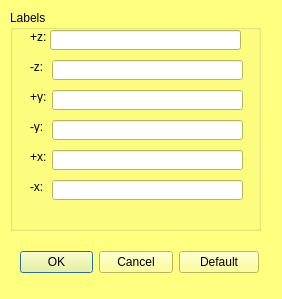
<?xml version="1.0" encoding="UTF-8"?>
<ui version="4.0">
 <class>mqOrientationLabelsDialog</class>
 <widget class="QDialog" name="mqOrientationLabelsDialog">
  <property name="geometry">
   <rect>
    <x>0</x>
    <y>0</y>
    <width>282</width>
    <height>299</height>
   </rect>
  </property>
  <property name="palette">
   <palette>
    <active>
     <colorrole role="WindowText">
      <brush brushstyle="SolidPattern">
       <color alpha="255">
        <red>0</red>
        <green>0</green>
        <blue>0</blue>
       </color>
      </brush>
     </colorrole>
     <colorrole role="Button">
      <brush brushstyle="SolidPattern">
       <color alpha="255">
        <red>255</red>
        <green>255</green>
        <blue>127</blue>
       </color>
      </brush>
     </colorrole>
     <colorrole role="Light">
      <brush brushstyle="SolidPattern">
       <color alpha="255">
        <red>255</red>
        <green>255</green>
        <blue>255</blue>
       </color>
      </brush>
     </colorrole>
     <colorrole role="Midlight">
      <brush brushstyle="SolidPattern">
       <color alpha="255">
        <red>255</red>
        <green>255</green>
        <blue>191</blue>
       </color>
      </brush>
     </colorrole>
     <colorrole role="Dark">
      <brush brushstyle="SolidPattern">
       <color alpha="255">
        <red>127</red>
        <green>127</green>
        <blue>63</blue>
       </color>
      </brush>
     </colorrole>
     <colorrole role="Mid">
      <brush brushstyle="SolidPattern">
       <color alpha="255">
        <red>170</red>
        <green>170</green>
        <blue>84</blue>
       </color>
      </brush>
     </colorrole>
     <colorrole role="Text">
      <brush brushstyle="SolidPattern">
       <color alpha="255">
        <red>0</red>
        <green>0</green>
        <blue>0</blue>
       </color>
      </brush>
     </colorrole>
     <colorrole role="BrightText">
      <brush brushstyle="SolidPattern">
       <color alpha="255">
        <red>255</red>
        <green>255</green>
        <blue>255</blue>
       </color>
      </brush>
     </colorrole>
     <colorrole role="ButtonText">
      <brush brushstyle="SolidPattern">
       <color alpha="255">
        <red>0</red>
        <green>0</green>
        <blue>0</blue>
       </color>
      </brush>
     </colorrole>
     <colorrole role="Base">
      <brush brushstyle="SolidPattern">
       <color alpha="255">
        <red>255</red>
        <green>255</green>
        <blue>255</blue>
       </color>
      </brush>
     </colorrole>
     <colorrole role="Window">
      <brush brushstyle="SolidPattern">
       <color alpha="255">
        <red>255</red>
        <green>255</green>
        <blue>127</blue>
       </color>
      </brush>
     </colorrole>
     <colorrole role="Shadow">
      <brush brushstyle="SolidPattern">
       <color alpha="255">
        <red>0</red>
        <green>0</green>
        <blue>0</blue>
       </color>
      </brush>
     </colorrole>
     <colorrole role="AlternateBase">
      <brush brushstyle="SolidPattern">
       <color alpha="255">
        <red>255</red>
        <green>255</green>
        <blue>191</blue>
       </color>
      </brush>
     </colorrole>
     <colorrole role="ToolTipBase">
      <brush brushstyle="SolidPattern">
       <color alpha="255">
        <red>255</red>
        <green>255</green>
        <blue>220</blue>
       </color>
      </brush>
     </colorrole>
     <colorrole role="ToolTipText">
      <brush brushstyle="SolidPattern">
       <color alpha="255">
        <red>0</red>
        <green>0</green>
        <blue>0</blue>
       </color>
      </brush>
     </colorrole>
    </active>
    <inactive>
     <colorrole role="WindowText">
      <brush brushstyle="SolidPattern">
       <color alpha="255">
        <red>0</red>
        <green>0</green>
        <blue>0</blue>
       </color>
      </brush>
     </colorrole>
     <colorrole role="Button">
      <brush brushstyle="SolidPattern">
       <color alpha="255">
        <red>255</red>
        <green>255</green>
        <blue>127</blue>
       </color>
      </brush>
     </colorrole>
     <colorrole role="Light">
      <brush brushstyle="SolidPattern">
       <color alpha="255">
        <red>255</red>
        <green>255</green>
        <blue>255</blue>
       </color>
      </brush>
     </colorrole>
     <colorrole role="Midlight">
      <brush brushstyle="SolidPattern">
       <color alpha="255">
        <red>255</red>
        <green>255</green>
        <blue>191</blue>
       </color>
      </brush>
     </colorrole>
     <colorrole role="Dark">
      <brush brushstyle="SolidPattern">
       <color alpha="255">
        <red>127</red>
        <green>127</green>
        <blue>63</blue>
       </color>
      </brush>
     </colorrole>
     <colorrole role="Mid">
      <brush brushstyle="SolidPattern">
       <color alpha="255">
        <red>170</red>
        <green>170</green>
        <blue>84</blue>
       </color>
      </brush>
     </colorrole>
     <colorrole role="Text">
      <brush brushstyle="SolidPattern">
       <color alpha="255">
        <red>0</red>
        <green>0</green>
        <blue>0</blue>
       </color>
      </brush>
     </colorrole>
     <colorrole role="BrightText">
      <brush brushstyle="SolidPattern">
       <color alpha="255">
        <red>255</red>
        <green>255</green>
        <blue>255</blue>
       </color>
      </brush>
     </colorrole>
     <colorrole role="ButtonText">
      <brush brushstyle="SolidPattern">
       <color alpha="255">
        <red>0</red>
        <green>0</green>
        <blue>0</blue>
       </color>
      </brush>
     </colorrole>
     <colorrole role="Base">
      <brush brushstyle="SolidPattern">
       <color alpha="255">
        <red>255</red>
        <green>255</green>
        <blue>255</blue>
       </color>
      </brush>
     </colorrole>
     <colorrole role="Window">
      <brush brushstyle="SolidPattern">
       <color alpha="255">
        <red>255</red>
        <green>255</green>
        <blue>127</blue>
       </color>
      </brush>
     </colorrole>
     <colorrole role="Shadow">
      <brush brushstyle="SolidPattern">
       <color alpha="255">
        <red>0</red>
        <green>0</green>
        <blue>0</blue>
       </color>
      </brush>
     </colorrole>
     <colorrole role="AlternateBase">
      <brush brushstyle="SolidPattern">
       <color alpha="255">
        <red>255</red>
        <green>255</green>
        <blue>191</blue>
       </color>
      </brush>
     </colorrole>
     <colorrole role="ToolTipBase">
      <brush brushstyle="SolidPattern">
       <color alpha="255">
        <red>255</red>
        <green>255</green>
        <blue>220</blue>
       </color>
      </brush>
     </colorrole>
     <colorrole role="ToolTipText">
      <brush brushstyle="SolidPattern">
       <color alpha="255">
        <red>0</red>
        <green>0</green>
        <blue>0</blue>
       </color>
      </brush>
     </colorrole>
    </inactive>
    <disabled>
     <colorrole role="WindowText">
      <brush brushstyle="SolidPattern">
       <color alpha="255">
        <red>127</red>
        <green>127</green>
        <blue>63</blue>
       </color>
      </brush>
     </colorrole>
     <colorrole role="Button">
      <brush brushstyle="SolidPattern">
       <color alpha="255">
        <red>255</red>
        <green>255</green>
        <blue>127</blue>
       </color>
      </brush>
     </colorrole>
     <colorrole role="Light">
      <brush brushstyle="SolidPattern">
       <color alpha="255">
        <red>255</red>
        <green>255</green>
        <blue>255</blue>
       </color>
      </brush>
     </colorrole>
     <colorrole role="Midlight">
      <brush brushstyle="SolidPattern">
       <color alpha="255">
        <red>255</red>
        <green>255</green>
        <blue>191</blue>
       </color>
      </brush>
     </colorrole>
     <colorrole role="Dark">
      <brush brushstyle="SolidPattern">
       <color alpha="255">
        <red>127</red>
        <green>127</green>
        <blue>63</blue>
       </color>
      </brush>
     </colorrole>
     <colorrole role="Mid">
      <brush brushstyle="SolidPattern">
       <color alpha="255">
        <red>170</red>
        <green>170</green>
        <blue>84</blue>
       </color>
      </brush>
     </colorrole>
     <colorrole role="Text">
      <brush brushstyle="SolidPattern">
       <color alpha="255">
        <red>127</red>
        <green>127</green>
        <blue>63</blue>
       </color>
      </brush>
     </colorrole>
     <colorrole role="BrightText">
      <brush brushstyle="SolidPattern">
       <color alpha="255">
        <red>255</red>
        <green>255</green>
        <blue>255</blue>
       </color>
      </brush>
     </colorrole>
     <colorrole role="ButtonText">
      <brush brushstyle="SolidPattern">
       <color alpha="255">
        <red>127</red>
        <green>127</green>
        <blue>63</blue>
       </color>
      </brush>
     </colorrole>
     <colorrole role="Base">
      <brush brushstyle="SolidPattern">
       <color alpha="255">
        <red>255</red>
        <green>255</green>
        <blue>127</blue>
       </color>
      </brush>
     </colorrole>
     <colorrole role="Window">
      <brush brushstyle="SolidPattern">
       <color alpha="255">
        <red>255</red>
        <green>255</green>
        <blue>127</blue>
       </color>
      </brush>
     </colorrole>
     <colorrole role="Shadow">
      <brush brushstyle="SolidPattern">
       <color alpha="255">
        <red>0</red>
        <green>0</green>
        <blue>0</blue>
       </color>
      </brush>
     </colorrole>
     <colorrole role="AlternateBase">
      <brush brushstyle="SolidPattern">
       <color alpha="255">
        <red>255</red>
        <green>255</green>
        <blue>127</blue>
       </color>
      </brush>
     </colorrole>
     <colorrole role="ToolTipBase">
      <brush brushstyle="SolidPattern">
       <color alpha="255">
        <red>255</red>
        <green>255</green>
        <blue>220</blue>
       </color>
      </brush>
     </colorrole>
     <colorrole role="ToolTipText">
      <brush brushstyle="SolidPattern">
       <color alpha="255">
        <red>0</red>
        <green>0</green>
        <blue>0</blue>
       </color>
      </brush>
     </colorrole>
    </disabled>
   </palette>
  </property>
  <property name="windowTitle">
   <string>Edit transparency of all selected actors</string>
  </property>
  <widget class="QWidget" name="layoutWidget">
   <property name="geometry">
    <rect>
     <x>20</x>
     <y>250</y>
     <width>239</width>
     <height>25</height>
    </rect>
   </property>
   <layout class="QHBoxLayout" name="horizontalLayout_2">
    <item>
     <widget class="QDialogButtonBox" name="buttonBox">
      <property name="orientation">
       <enum>Qt::Horizontal</enum>
      </property>
      <property name="standardButtons">
       <set>QDialogButtonBox::Cancel|QDialogButtonBox::Ok</set>
      </property>
     </widget>
    </item>
    <item>
     <widget class="QPushButton" name="reinit">
      <property name="text">
       <string>Default</string>
      </property>
     </widget>
    </item>
   </layout>
  </widget>
  <widget class="QGroupBox" name="groupBox">
   <property name="geometry">
    <rect>
     <x>10</x>
     <y>10</y>
     <width>251</width>
     <height>221</height>
    </rect>
   </property>
   <property name="title">
    <string>Labels</string>
   </property>
   <widget class="QLineEdit" name="zplus">
    <property name="geometry">
     <rect>
      <x>40</x>
      <y>20</y>
      <width>191</width>
      <height>20</height>
     </rect>
    </property>
   </widget>
   <widget class="QLineEdit" name="zminus">
    <property name="geometry">
     <rect>
      <x>42</x>
      <y>50</y>
      <width>191</width>
      <height>20</height>
     </rect>
    </property>
   </widget>
   <widget class="QLineEdit" name="yplus">
    <property name="geometry">
     <rect>
      <x>42</x>
      <y>80</y>
      <width>191</width>
      <height>20</height>
     </rect>
    </property>
   </widget>
   <widget class="QLineEdit" name="yminus">
    <property name="geometry">
     <rect>
      <x>42</x>
      <y>110</y>
      <width>191</width>
      <height>20</height>
     </rect>
    </property>
   </widget>
   <widget class="QLineEdit" name="xplus">
    <property name="geometry">
     <rect>
      <x>42</x>
      <y>140</y>
      <width>191</width>
      <height>20</height>
     </rect>
    </property>
   </widget>
   <widget class="QLineEdit" name="xminus">
    <property name="geometry">
     <rect>
      <x>42</x>
      <y>170</y>
      <width>191</width>
      <height>20</height>
     </rect>
    </property>
   </widget>
   <widget class="QLabel" name="label">
    <property name="geometry">
     <rect>
      <x>20</x>
      <y>20</y>
      <width>47</width>
      <height>13</height>
     </rect>
    </property>
    <property name="text">
     <string>+z:</string>
    </property>
   </widget>
   <widget class="QLabel" name="label_2">
    <property name="geometry">
     <rect>
      <x>20</x>
      <y>50</y>
      <width>47</width>
      <height>13</height>
     </rect>
    </property>
    <property name="text">
     <string>-z:</string>
    </property>
   </widget>
   <widget class="QLabel" name="label_3">
    <property name="geometry">
     <rect>
      <x>20</x>
      <y>80</y>
      <width>47</width>
      <height>13</height>
     </rect>
    </property>
    <property name="text">
     <string>+y:</string>
    </property>
   </widget>
   <widget class="QLabel" name="label_4">
    <property name="geometry">
     <rect>
      <x>20</x>
      <y>110</y>
      <width>47</width>
      <height>13</height>
     </rect>
    </property>
    <property name="text">
     <string>-y:</string>
    </property>
   </widget>
   <widget class="QLabel" name="label_5">
    <property name="geometry">
     <rect>
      <x>20</x>
      <y>140</y>
      <width>47</width>
      <height>13</height>
     </rect>
    </property>
    <property name="text">
     <string>+x:</string>
    </property>
   </widget>
   <widget class="QLabel" name="label_6">
    <property name="geometry">
     <rect>
      <x>20</x>
      <y>170</y>
      <width>47</width>
      <height>13</height>
     </rect>
    </property>
    <property name="text">
     <string>-x:</string>
    </property>
   </widget>
  </widget>
 </widget>
 <resources>
  <include location="../Icons/icons.qrc"/>
  <include location="../Icons/icons.qrc"/>
 </resources>
 <connections>
  <connection>
   <sender>buttonBox</sender>
   <signal>accepted()</signal>
   <receiver>mqOrientationLabelsDialog</receiver>
   <slot>accept()</slot>
   <hints>
    <hint type="sourcelabel">
     <x>248</x>
     <y>254</y>
    </hint>
    <hint type="destinationlabel">
     <x>157</x>
     <y>274</y>
    </hint>
   </hints>
  </connection>
  <connection>
   <sender>buttonBox</sender>
   <signal>rejected()</signal>
   <receiver>mqOrientationLabelsDialog</receiver>
   <slot>reject()</slot>
   <hints>
    <hint type="sourcelabel">
     <x>316</x>
     <y>260</y>
    </hint>
    <hint type="destinationlabel">
     <x>286</x>
     <y>274</y>
    </hint>
   </hints>
  </connection>
 </connections>
</ui>
